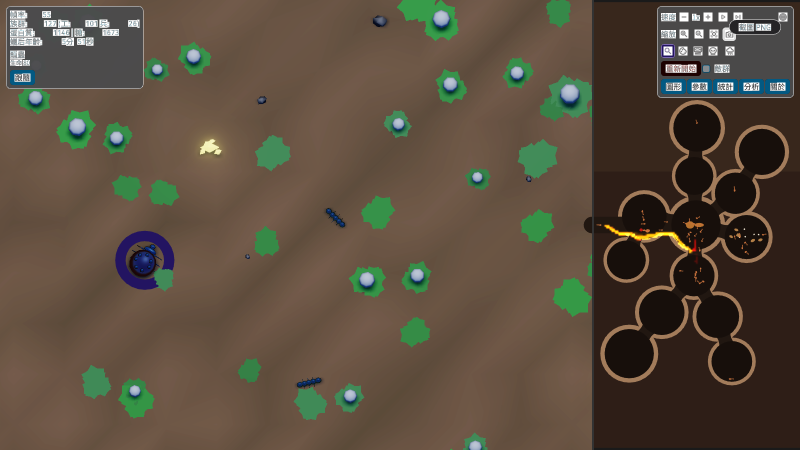
#> input picture koolApp/antsim_seed1676241567_t21117.png, 1600 x 900 px (shown at 1/2 size)
$ python measure.py ../../../koolApp/antsim_seed1676241567_t21117.png
#> lines starting #> are read from the running program, lines starting #| are printed output that depends on the picture
import sys,numpy as np
from PIL import Image
def L(c):
  c=np.asarray(c)/255.;c=np.where(c<=.04045,c/12.92,((c+.055)/1.055)**2.4);return c@[.2126,.7152,.0722]
def cr(a,b):a,b=max(a,b),min(a,b);return (a+.05)/(b+.05)
for f in sys.argv[1:]:
  im=np.asarray(Image.open(f).convert('RGB')).astype(float)
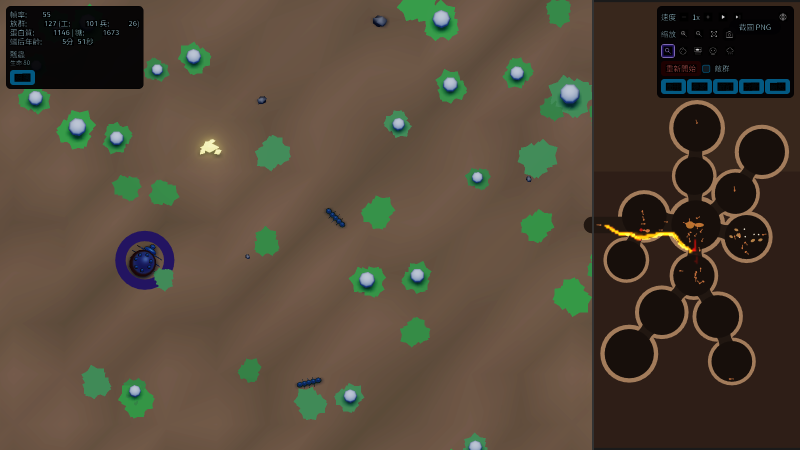
#> im: shape (900, 1600, 3) float64 (shown at 1/2 size); mean R, G, B 84.1, 71.4, 56.1
  a=im[420:470,505:600].reshape(-1,3);la=L(a)
#> after `la = L(a)`: la = 4750 values, max 0.194 at index 3065, min 0.0839 at index 4654, mean 0.116
  ant=np.median(a[la<=np.percentile(la,10)],0);gnd=np.median(a[la>=np.percentile(la,60)],0)
#> after `ant = np.median(a[la <= np.percentile(la, 10)], 0)`: ant = [103, 82, 66]
#> after `gnd = np.median(a[la >= np.percentile(la, 60)], 0)`: gnd = [116, 91, 75]
  b=im[395:480,590:680].reshape(-1,3);red=(b[:,0]>1.8*b[:,1])&(b[:,0]>120)
  sh=np.median(b[red],0);nr=b[~red];ln=L(nr);sp=np.median(nr[ln<=np.percentile(ln,10)],0)
#> after `sh = np.median(b[red], 0)`: sh = [nan, nan, nan]
#> after `ln = L(nr)`: ln = 7650 values, max 0.117 at index 3044, min 0.00478 at index 4854, mean 0.085
#> after `sp = np.median(nr[ln <= np.percentile(ln, 10)], 0)`: sp = [43, 56, 57]
  print(f,'ant',ant.astype(int),'gnd',gnd.astype(int),'D1=%.2f'%cr(L(ant),L(gnd)),'shell',sh.astype(int),'spot',sp.astype(int),'D2=%.2f'%cr(L(sh),L(sp)))
#> in cr, `a, b = (max(a, b), min(a, b))`: a = 0.117; b = 0.0931
#| ../../../koolApp/antsim_seed1676241567_t21117.png ant [103  82  66] gnd [116  91  75] D1=1.17 shell [-9223372036854775808 -9223372036854775808 -9223372036854775808] spot [43 56 57] D2=nan
